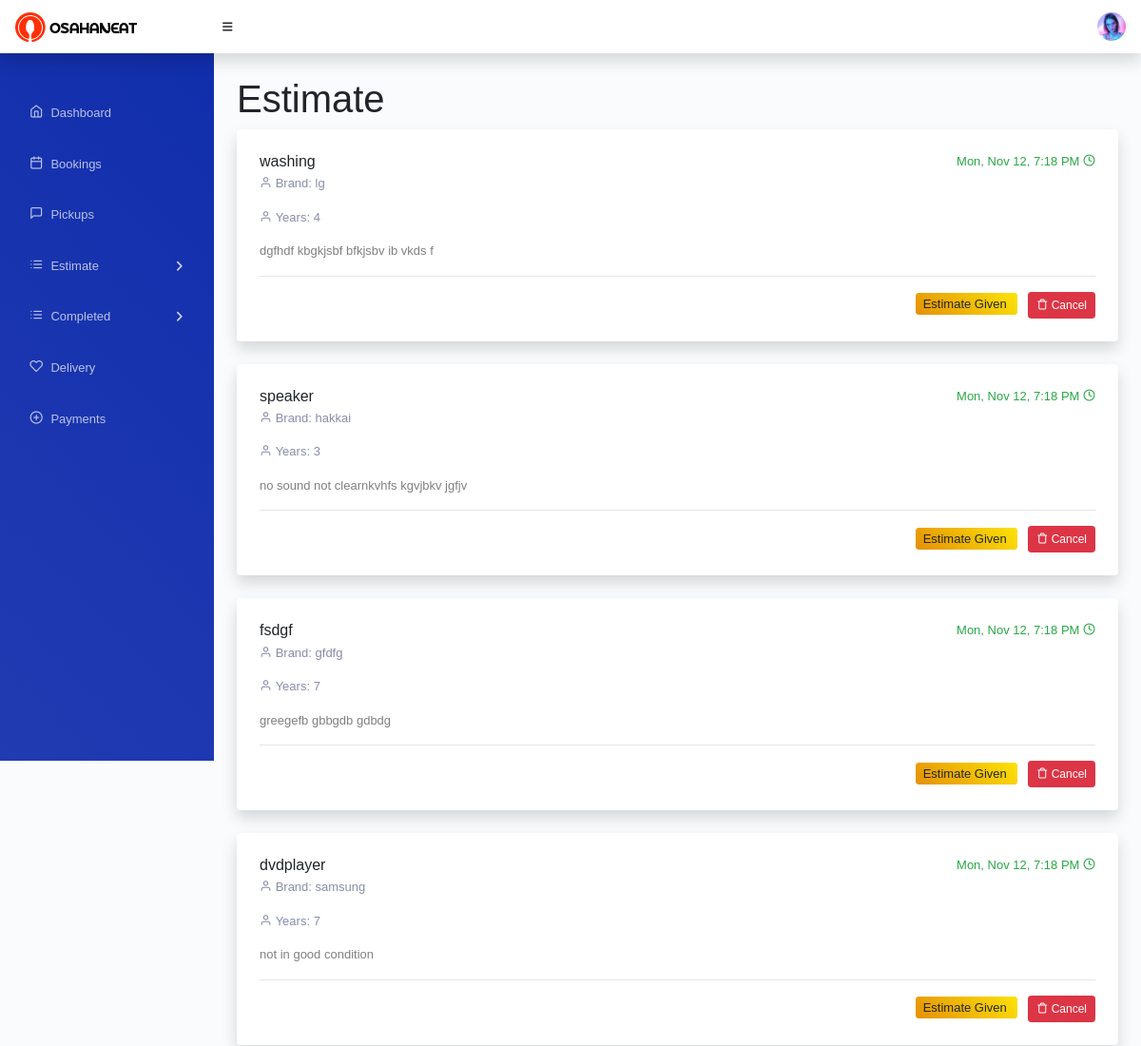
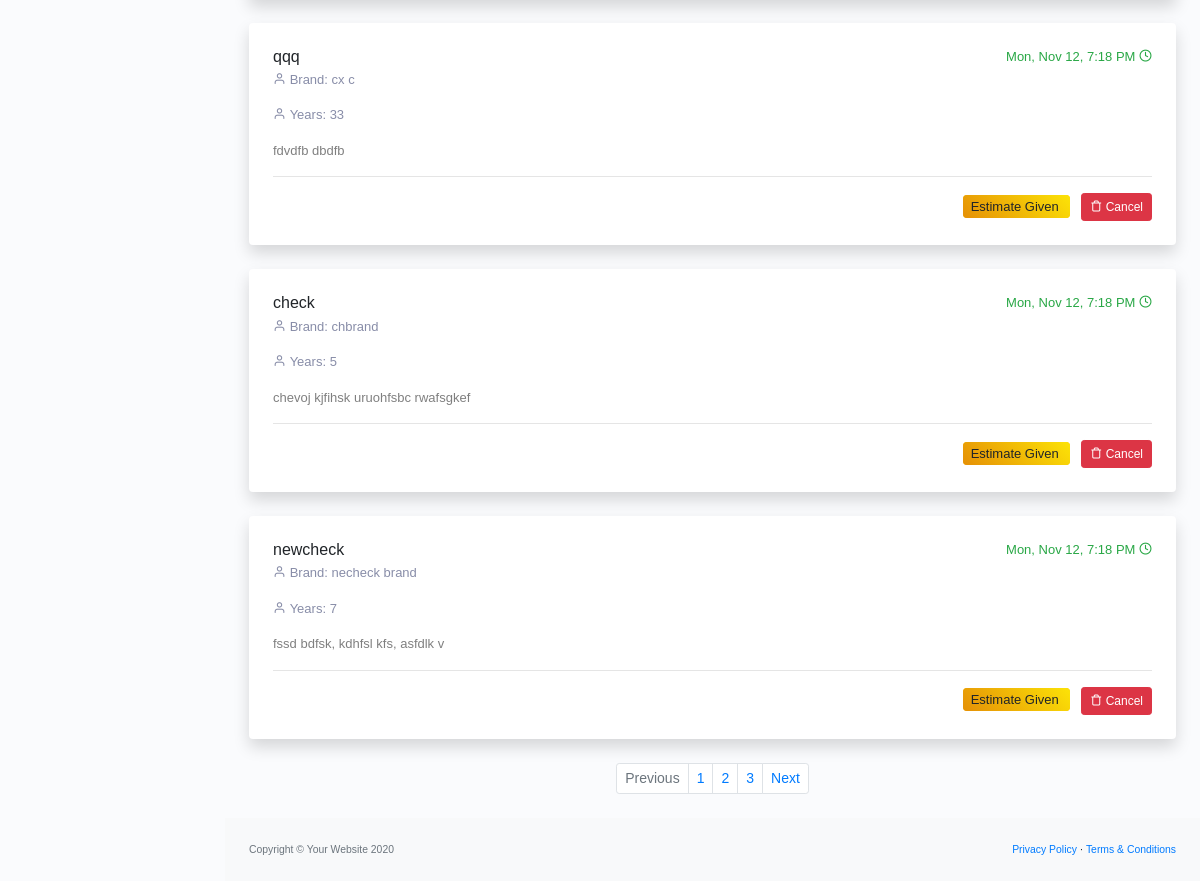
Page /storeadmin/estimate on the committed database (2 pictures, top to bottom).
### storeadmin/models.py (models this page shows, shortened)
class Appliance(models.Model):
	appliance_id=models.AutoField(primary_key=True)
	appliance_name=models.CharField(max_length=20)
	appliance_brand=models.CharField(max_length=20)
	appliance_years=models.CharField(max_length=20)
	appliance_description=models.TextField()
	class Meta:
		verbose_name_plural="Appliance"

### storeadmin/views.py (the view)
# urls.py: path('estimate', views.estimate,name='estimate'),
def estimate(request):
	pickup_det=PickUp.objects.filter(store_id=1,pickup_status="done")
	appliance_det=Appliance.objects.all()
	booking_det=Booking.objects.all()
	return render(request,'store_admin/estimate.html',{'pickup_det':pickup_det,'appliance_det':appliance_det,'booking_det':booking_det})

### user/templatetags/event_tags.py (called while the page is built)
@register.filter(name='int')
def toint(value):
	return int(value)

### storeadmin/templates/store_admin/estimate.html (shortened to what this page needs)
{%extends 'store_admin/storeadmin_layout.html'%}
    {% load static %}
    {% load event_tags %}
{%block content%}
         <div id="layoutSidenav_content">
            <main>
               <div class="container-fluid">
                  <h1 class="mt-4">Estimate</h1>
                  <div class="row">
                     <div class="col-xl-12">
                        {% for i in pickup_det %}
                        {% for j in booking_det %}
                        {% if i.booking_id|int == j.booking_id|int %}
                        {% for k in appliance_det %}
                         {% if j.appliance_id|int == k.appliance_id|int %}
                        <div class="card mb-4 order-list">
                           <div class="gold-members p-4">
                              <div class="media">
                                 <div class="media-body">
                                    <a href="#">
                                    <span class="float-right text-success">Mon, Nov 12, 7:18 PM <i class="feather-clock text-success"></i></span>
                                    </a>
                                    <h6 class="mb-1">{{k.appliance_name}}</h6>
                                    <p class="text-black mb-3"><i class="feather-user"></i> Brand: {{k.appliance_brand}}</p>
                                    <p class="text-black mb-3"><i class="feather-user"></i> Years: {{k.appliance_years}}</p>
                                    <p class="text-black-50">{{k.appliance_description}}</p>
                                    <hr>
                                    <div class="float-right">
                                       {% if i.estimategivenconfirm == "pending" %}
                                       <a href="#0" class="btn btn-sm btn-info" data-toggle="modal" data-target="#estimate{{i.pickup_id}}"><i class="feather-edit"></i> Estimate</a>
                                       {% else %}
                                       <span class="bg-warning px-2 py-1 rounded ml-1"> Estimate Given </span>
                                       {% endif %}
                                       &nbsp; &nbsp;<a href="#0" class="btn btn-sm btn-danger"><i class="feather-trash"></i> Cancel</a>
                                    </div>
                                 </div>
                              </div>
                           </div>
                        </div>
                        {% endif %}
                        {% endfor %}
                        {% endif %}
                        {% endfor %}
                        {% endfor %}
                        <nav aria-label="Page navigation example">
                           <ul class="pagination pagination-sm mb-4 justify-content-center">
                              <li class="page-item disabled">
                                 <a class="page-link" href="#" tabindex="-1" aria-disabled="true">Previous</a>
                              </li>
                              <li class="page-item"><a class="page-link" href="#">1</a></li>
                              <li class="page-item"><a class="page-link" href="#">2</a></li>
                              <li class="page-item"><a class="page-link" href="#">3</a></li>
                              <li class="page-item">
                                 <a class="page-link" href="#">Next</a>
                              </li>
                           </ul>
                        </nav>
                     </div>
                  </div>
               </div>
            </main>
           {%endblock%}

### rows in the picture
Appliance: appliance_name "washing", appliance_brand "lg", appliance_years "4", appliance_description "dgfhdf kbgkjsbf bfkjsbv ib vkds f"
Appliance: appliance_name "speaker", appliance_brand "hakkai", appliance_years "3", appliance_description "no sound not clearnkvhfs kgvjbkv jgfjv"
Appliance: appliance_name "fsdgf", appliance_brand "gfdfg", appliance_years "7", appliance_description "greegefb gbbgdb gdbdg"
Appliance: appliance_name "dvdplayer", appliance_brand "samsung", appliance_years "7", appliance_description "not in good condition"
Appliance: appliance_name "qqq", appliance_brand "cx c", appliance_years "33", appliance_description "fdvdfb dbdfb"
Appliance: appliance_name "check", appliance_brand "chbrand", appliance_years "5", appliance_description "chevoj kjfihsk uruohfsbc rwafsgkef"
Appliance: appliance_name "newcheck", appliance_brand "necheck brand", appliance_years "7", appliance_description "fssd bdfsk, kdhfsl kfs, asfdlk v"
